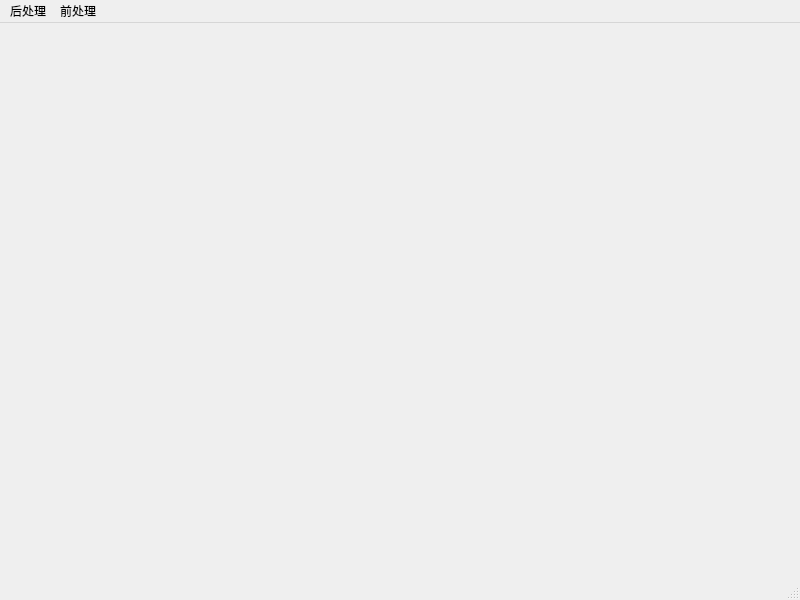
<?xml version="1.0" encoding="UTF-8"?>
<ui version="4.0">
 <class>MainWindow</class>
 <widget class="QMainWindow" name="MainWindow">
  <property name="geometry">
   <rect>
    <x>0</x>
    <y>0</y>
    <width>800</width>
    <height>600</height>
   </rect>
  </property>
  <property name="windowTitle">
   <string>MainWindow</string>
  </property>
  <widget class="QWidget" name="centralwidget"/>
  <widget class="QMenuBar" name="menubar">
   <property name="geometry">
    <rect>
     <x>0</x>
     <y>0</y>
     <width>800</width>
     <height>33</height>
    </rect>
   </property>
   <widget class="QMenu" name="menu">
    <property name="title">
     <string>后处理</string>
    </property>
    <addaction name="actionMergeH5"/>
    <addaction name="actionhdf5"/>
    <addaction name="separator"/>
    <addaction name="actionfanyanhouchuli"/>
   </widget>
   <widget class="QMenu" name="menu_2">
    <property name="title">
     <string>前处理</string>
    </property>
    <addaction name="actionclipgrip"/>
    <addaction name="actionjiansuozuijindian"/>
    <addaction name="actionjiansuozuijindanyaun"/>
    <addaction name="separator"/>
    <addaction name="actionAddPressByMat"/>
    <addaction name="actionChangeEleIdByMat"/>
    <addaction name="actionChangeMatIdByMat"/>
    <addaction name="actionChangeFillIDByFill"/>
    <addaction name="actionChangeAllFillID"/>
    <addaction name="actionScaleCoorByDirection"/>
    <addaction name="actionScaleAllNodesByCenterNode"/>
    <addaction name="actionExportElementsByRange"/>
   </widget>
   <addaction name="menu"/>
   <addaction name="menu_2"/>
  </widget>
  <widget class="QStatusBar" name="statusbar"/>
  <action name="actionhdf5">
   <property name="text">
    <string>hdf5读取节点单元</string>
   </property>
  </action>
  <action name="actionfanyanhouchuli">
   <property name="text">
    <string>反演后处理</string>
   </property>
  </action>
  <action name="actionclipgrip">
   <property name="text">
    <string>切割三维网格</string>
   </property>
   <property name="menuRole">
    <enum>QAction::MenuRole::NoRole</enum>
   </property>
  </action>
  <action name="actionjiansuozuijindian">
   <property name="text">
    <string>检索最近节点</string>
   </property>
  </action>
  <action name="actionjiansuozuijindanyaun">
   <property name="text">
    <string>检索最近单元</string>
   </property>
  </action>
  <action name="actionMergeH5">
   <property name="text">
    <string>MergeH5</string>
   </property>
  </action>
  <action name="actionAddPressByMat">
   <property name="text">
    <string>添加孔压约束_通过材料对</string>
   </property>
  </action>
  <action name="actionChangeEleIdByMat">
   <property name="text">
    <string>更改单元类型_通过给定材料</string>
   </property>
  </action>
  <action name="actionChangeMatIdByMat">
   <property name="text">
    <string>更改材料号_通过材料号</string>
   </property>
  </action>
  <action name="actionChangeFillIDByFill">
   <property name="text">
    <string>更改填筑号_通过填筑号</string>
   </property>
  </action>
  <action name="actionChangeAllFillID">
   <property name="text">
    <string>&#x6240;&#x6709;&#x586B;&#x7B51;&#x53F7;&#x6539;&#x4E3A;&#x7EDF;&#x4E00;&#x503C;</string>
   </property>
  </action>
  <action name="actionScaleCoorByDirection">
   <property name="text">
    <string>节点缩放</string>
   </property>
  </action>
  <action name="actionScaleAllNodesByCenterNode">
   <property name="text">
    <string>以节点为中心缩放所有节点</string>
   </property>
  </action>
  <action name="actionExportElementsByRange">
   <property name="text">
    <string>按范围输出单元</string>
   </property>
  </action>
 </widget>
 <resources/>
 <connections/>
</ui>
